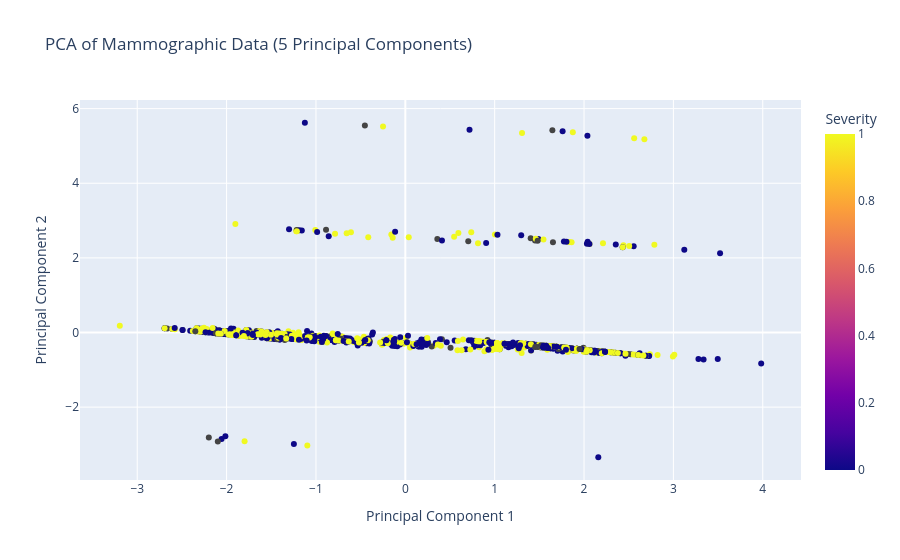
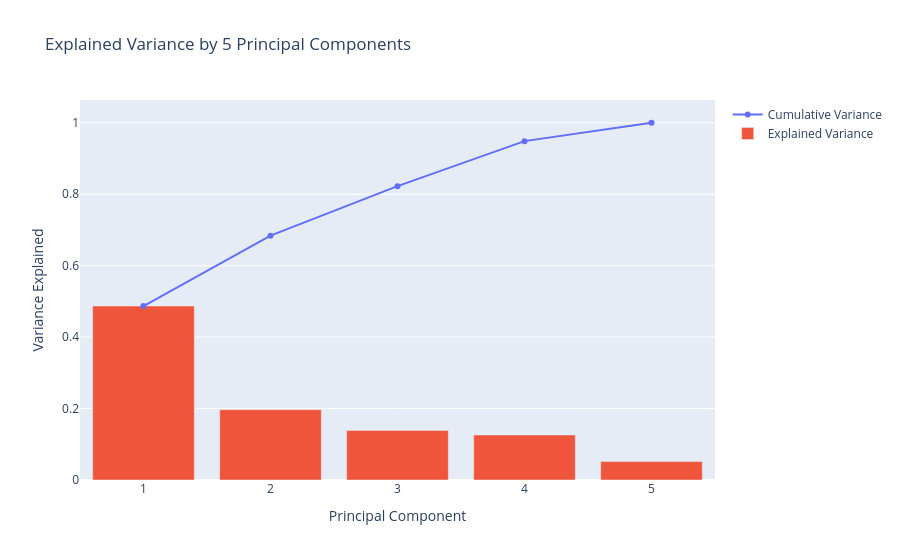

Notebook cell for these charts, in order:
### Code cell
import pandas as pd
from sklearn.decomposition import PCA
from sklearn.preprocessing import StandardScaler
import plotly.express as px

# Assuming mmgData_notnan already exists
# Separate features and target variable (assuming 'Severity' is the target)
X = mmgData_notnan.drop(columns=['Severity'])
y = mmgData_notnan['Severity']

# Standardize the features (important for PCA)
scaler = StandardScaler()
X_scaled = scaler.fit_transform(X)

# Number of components to match the number of selected features in Task 4.1
# For this example, we assume 5 features were selected
num_components = 5  # Replace with the actual number from Task 4.1

# Apply PCA with the selected number of components
pca = PCA(n_components=num_components)
X_pca = pca.fit_transform(X_scaled)

# Create a DataFrame for the PCA result and add the target variable 'Severity'
pca_columns = [f'PC{i+1}' for i in range(num_components)]
pca_df = pd.DataFrame(data=X_pca, columns=pca_columns)
pca_df['Severity'] = y

# Plot the first two principal components for visualization (optional)
fig = px.scatter(pca_df, x='PC1', y='PC2', color='Severity',
                 title=f'PCA of Mammographic Data ({num_components} Principal Components)',
                 labels={'PC1': 'Principal Component 1', 'PC2': 'Principal Component 2'})
fig.show()

# Print the explained variance ratio for each component
explained_variance = pca.explained_variance_ratio_
print("Explained variance ratio of each component:", explained_variance)

# Cumulative explained variance
cumulative_variance = explained_variance.cumsum()
print("Cumulative explained variance:", cumulative_variance)

# Optionally plot the explained variance ratio and cumulative variance
import plotly.graph_objects as go

fig_variance = go.Figure()
fig_variance.add_trace(go.Scatter(x=list(range(1, num_components+1)), y=cumulative_variance, mode='lines+markers', name='Cumulative Variance'))
fig_variance.add_trace(go.Bar(x=list(range(1, num_components+1)), y=explained_variance, name='Explained Variance'))

fig_variance.update_layout(title=f'Explained Variance by {num_components} Principal Components',
                           xaxis_title='Principal Component',
                           yaxis_title='Variance Explained')
fig_variance.show()

### Figure 1 — Plotly figure (JSON) as saved in the notebook; plotly's stock layout.template omitted (floating-point values rounded to 4 significant figures; data arrays with more than 128 entries replaced by an {"elided": "..."} marker saying what was removed)
{"data": [{"hovertemplate": "Principal Component 1=%{x}<br>Principal Component 2=%{y}<br>Severity=%{marker.color}<extra></extra>", "legendgroup": "", "marker": {"color": {"elided": "829 int values"}, "coloraxis": "coloraxis", "symbol": "circle"}, "mode": "markers", "name": "", "orientation": "v", "showlegend": false, "type": "scatter", "x": {"elided": "829 float values"}, "xaxis": "x", "y": {"elided": "829 float values"}, "yaxis": "y"}], "layout": {"autosize": true, "coloraxis": {"colorbar": {"title": {"text": "Severity"}}, "colorscale": [[0, "#0d0887"], [0.1111, "#46039f"], [0.2222, "#7201a8"], [0.3333, "#9c179e"], [0.4444, "#bd3786"], [0.5556, "#d8576b"], [0.6667, "#ed7953"], [0.7778, "#fb9f3a"], [0.8889, "#fdca26"], [1, "#f0f921"]]}, "legend": {"tracegroupgap": 0}, "title": {"text": "PCA of Mammographic Data (5 Principal Components)"}, "xaxis": {"anchor": "y", "autorange": true, "domain": [0, 1], "range": [-3.631, 4.418], "title": {"text": "Principal Component 1"}, "type": "linear"}, "yaxis": {"anchor": "x", "autorange": true, "domain": [0, 1], "range": [-4.083, 6.361], "title": {"text": "Principal Component 2"}, "type": "linear"}}}

### Figure 2 — Plotly figure (JSON) as saved in the notebook; plotly's stock layout.template omitted (floating-point values rounded to 4 significant figures)
{"data": [{"mode": "lines+markers", "name": "Cumulative Variance", "type": "scatter", "x": [1, 2, 3, 4, 5], "y": [0.4869, 0.6839, 0.8226, 0.9486, 1]}, {"name": "Explained Variance", "type": "bar", "x": [1, 2, 3, 4, 5], "y": [0.4869, 0.197, 0.1387, 0.126, 0.05144]}], "layout": {"autosize": true, "title": {"text": "Explained Variance by 5 Principal Components"}, "xaxis": {"autorange": true, "range": [0.5, 5.5], "title": {"text": "Principal Component"}, "type": "linear"}, "yaxis": {"autorange": true, "range": [0, 1.076], "title": {"text": "Variance Explained"}, "type": "linear"}}}
